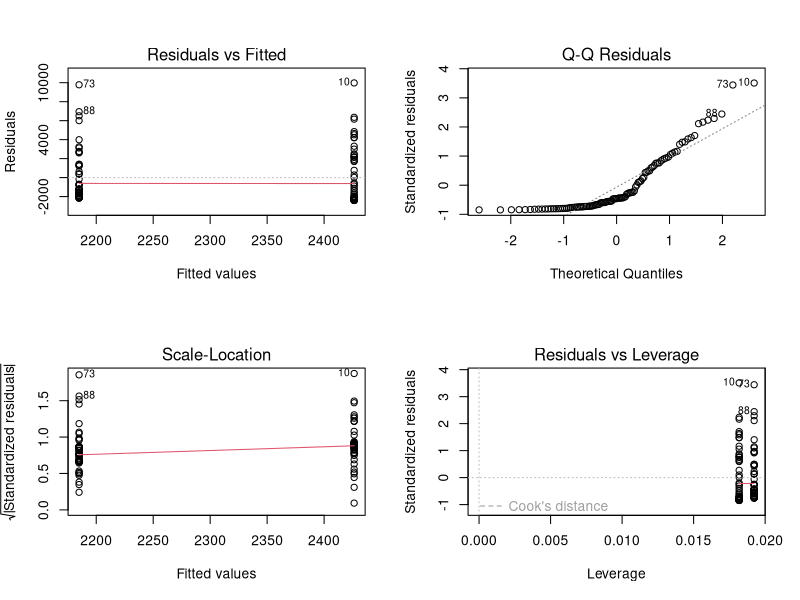

Write the R code that produced this figure. (Note: this script raises an error after producing the figure.)
# Melanie J Heckwolf, 2024
# Analysis of activity in experimental tank (open field trial)

# Manuscript:
# Differences in colour pattern, behaviour and gene expression in the brain suggest divergent camouflage strategies in sympatric reef fish species
# MJ Heckwolf, J Gismann, M González-Santoro, F Coulmance, J Fuß, WO McMillan, O Puebla


#load libraries:
library(lme4)
library(car)
library(ggplot2)
library(reshape2)
library(dplyr)
library(cowplot)
library(ggsignif)
theme_set(theme_cowplot())

# set your working directory:
setwd("C:/Users/melan/OneDrive/Dokumente/Results/Hamlets/05a_Behavior/01_analysis/OFT")

# load data:
df <- read.csv2("activity_assessment_data.csv",header=T)



### ------------------ analyses ---------------------------------------------------


#-------------- Distance moved in cm (Suppl Fig 2A):
M1=lm(df$Distance_moved_cm~df$species)
summary(M1)
anova(M1)

# model validation visual:
par(mfrow = c(2, 2))
plot(M1)

# model validation tests (both should be >0.05):
leveneTest(residuals(M1)~data$species) #0.3334
shapiro.test(residuals(M1)) # <0.05
### -> residuals deviate from normal distribution.

# try the following transformations:
# x**2     # skews data more in the wrong direction
# 1/x      # skews data more in the wrong direction
# log()    # corrects in the right direction


# rerun model with log transformation:
M1=lm(log(df$Distance_moved_cm)~df$species)
summary(M1)
anova(M1)

# model validation visual:
par(mfrow = c(2, 2))
plot(M1)

# model validation tests (both should be >0.05):
leveneTest(residuals(M1)~data$species) #0.006
shapiro.test(residuals(M1)) #0.002
# tests are robust to slight deviations from normality and 
# both, original data and log() transformated data, are non significant, so our result is robust.





#-------------- Distance moved in body length (Suppl Fig 2B):
M2=lm(df$Distance_per_body_length~df$species)
summary(M2)
anova(M2)

# model validation visual:
par(mfrow = c(2, 2))
plot(M2)

# model validation tests (both should be >0.05):
leveneTest(residuals(M2)~data$species) #0.2904
shapiro.test(residuals(M2)) #<0.05


# try the following transformations:
# x**2     # skews data more in the wrong direction
# 1/x      # skews data more in the wrong direction
# log()    # corrects in the right direction


# rerun model with log transformation:
M2=lm(log(df$Distance_per_body_length)~df$species)
summary(M2)
anova(M2)

# model validation visual:
par(mfrow = c(2, 2))
plot(M2)

# model validation tests (both should be >0.05):
leveneTest(residuals(M2)~data$species) #0.006
shapiro.test(residuals(M2)) #0.002
# tests are robust to slight deviations from normality and 
# both, original data and log() transformated data, are non significant, so our result is robust.







#-------------- Velocity in cm per second (Suppl Fig 2C):
M3=lm(df$Velocity_cm.s~df$species)
summary(M3)
anova(M3)

# model validation visual:
par(mfrow = c(2, 2))
plot(M3)

# model validation tests (both should be >0.05):
leveneTest(residuals(M3)~data$species) #0.3321
shapiro.test(residuals(M3)) #<0.05



# try the following transformations:
# x**2     # skews data more in the wrong direction
# 1/x      # skews data more in the wrong direction
# log()    # corrects in the right direction


# rerun model with log transformation:
M3=lm(log(df$Velocity_cm.s)~df$species)
summary(M3)
anova(M3)

# model validation visual:
par(mfrow = c(2, 2))
plot(M3)

# model validation tests (both should be >0.05):
leveneTest(residuals(M3)~data$species) #0.006
shapiro.test(residuals(M3)) #0.002
# tests are robust to slight deviations from normality and 
# both, original data and log() transformated data, are non significant, so our result is robust.






#-------------- Velocity in body length per second (Suppl Fig 2D):
M4=lm(df$Velocity_body_length.s~df$species)
summary(M4)
anova(M4)

# model validation visual:
par(mfrow = c(2, 2))
plot(M4)

# model validation tests (both should be >0.05):
leveneTest(residuals(M4)~data$species) #0.2892
shapiro.test(residuals(M4)) #<0.05



# try the following transformations:
# x**2     # skews data more in the wrong direction
# 1/x      # skews data more in the wrong direction
# log()    # corrects in the right direction


# rerun model with log transformation:
M4=lm(log(df$Velocity_body_length.s)~df$species)
summary(M4)
anova(M4)

# model validation visual:
par(mfrow = c(2, 2))
plot(M4)

# model validation tests (both should be >0.05):
leveneTest(residuals(M4)~data$species) #0.006
shapiro.test(residuals(M4)) #0.003
# tests are robust to slight deviations from normality and 
# both, original data and log() transformated data, are non significant, so our result is robust.





### ------------------ plot data ---------------------------------------------------


### Supplementary Figure S2

anova(M1) # take values for annotations
A=ggplot(df,aes(x=species,y=Distance_moved_cm,fill=species,col=species))+
  geom_violin(alpha=0.25, width=.9,color=NA)+
  geom_boxplot(width=0.25)+
  scale_fill_manual(values = c("burlywood","grey28"))+
  scale_color_manual(values = c("black","black"))+
  geom_signif(comparisons = list(c("black","barred")), annotations="F(1,105)=0.615, P=0.435",
              y_position = 12500, tip_length = 0, vjust=0.1)+
  scale_x_discrete(labels = c("barred","black"),name="Species")+
  ylab(label = "distance moved (cm)")+
  theme_classic()+
  theme(legend.position = "none")


anova(M2) # take values for annotations
B=ggplot(df,aes(x=species,y=Distance_per_body_length,fill=species,col=species))+
  geom_violin(alpha=0.25, width=.9,color=NA)+
  geom_boxplot(width=0.25)+
  scale_fill_manual(values = c("burlywood","grey28"))+
  scale_color_manual(values = c("black","black"))+
  geom_signif(comparisons = list(c("black","barred")), annotations="F(1,105)=0.598, P=0.441",
              y_position = 2000, tip_length = 0, vjust=0.1)+
  scale_x_discrete(labels = c("barred","black"),name="Species")+
  ylab(label = "distance moved / body length")+
  theme_classic()


anova(M3) # take values for annotations
C=ggplot(df,aes(x=species,y=Velocity_cm.s,fill=species,col=species))+
  geom_violin(alpha=0.25, width=.9,color=NA)+
  geom_boxplot(width=0.25)+
  scale_fill_manual(values = c("burlywood","grey28"))+
  scale_color_manual(values = c("black","black"))+
  geom_signif(comparisons = list(c("black","barred")), annotations="F(1,105)=0.613, P=0.435",
              y_position = 23, tip_length = 0, vjust=0.1)+
  scale_x_discrete(labels = c("barred","black"),name="Species")+
  ylab(label = "velocity (cm/s)")+
  theme_classic()+
  theme(legend.position = "none")


anova(M4) # take values for annotations
D=ggplot(df,aes(x=species,y=Velocity_body_length.s,fill=species,col=species))+
  geom_violin(alpha=0.25, width=.9,color=NA)+
  geom_boxplot(width=0.25)+
  scale_fill_manual(values = c("burlywood","grey28"))+
  scale_color_manual(values = c("black","black"))+
  geom_signif(comparisons = list(c("black","barred")), annotations="F(1,105)=0.597, P=0.442",
              y_position = 3.8, tip_length = 0, vjust=0.1)+
  scale_x_discrete(labels = c("barred","black"),name="Species")+
  ylab(label = "velocity (body length/s)")+
  theme_classic()


plot_grid(A,B,C,D,nrow = 2,rel_widths = c(1,1.2),labels = c("A","B","C","D"))

